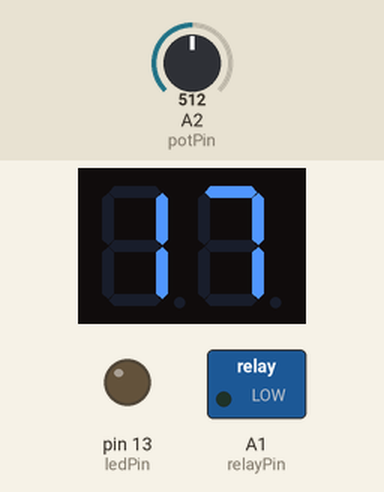
Bench run of a sketch on a simulated Arduino Uno, built with avr-gcc and run on an emulated ATmega328P. Shown: 2-digit seven-segment display, switched loads named in the sketch (green lamp = pin HIGH), output pins drawn as LEDs (lit = HIGH). Inputs (shaded band) come from the test bench; at power-on: A2 (potPin) = 512.

Above: at 1.2 s.
1.3 s: A2 (potPin) set to 716
At 1.7 s:
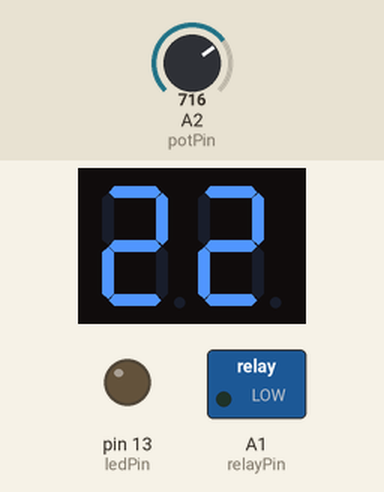
2.8 s: A2 (potPin) set to 43
At 4.0 s:
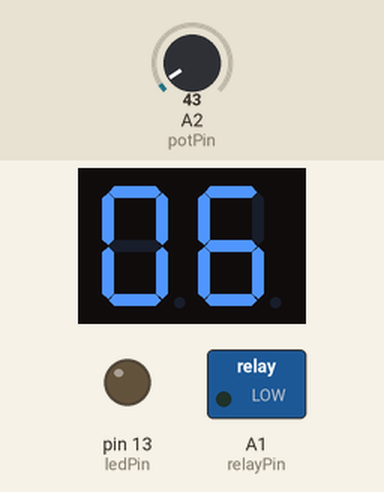
4.3 s: A2 (potPin) set to 35
At 5.7 s:
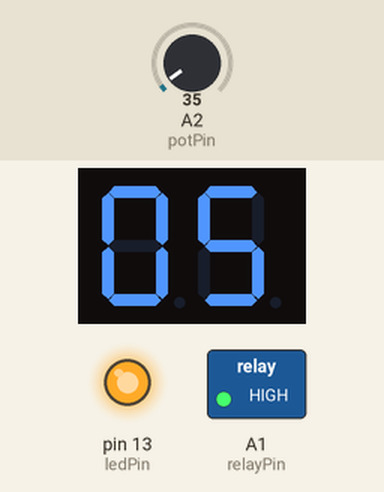
Timing chart, 0 to 11.5 s (numbered marks = the images above; inputs shaded):
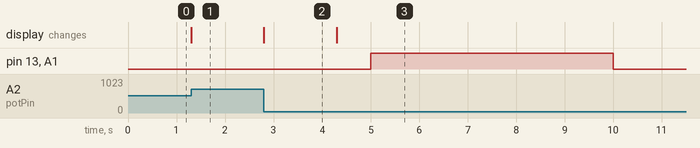

The sketch:

espressobot.ino
```cpp
#include "SevSeg.h" // Necessary library for seven segment display

SevSeg sevseg; // Initialize seven segment display

long duration = 5000; // initialize the duration to grind
long potValue = 0;    // initialize the potentiometer value
int relayState = LOW; // relayState used to set the LED

// constants won't change. Used here to set pin numbers:
const int potPin = 2;           // select the input pin for the potentiometer
const int relayPin = A1;        // select the input pin for the potentiometer
const int ledPin = LED_BUILTIN; // (optional for visual feedback) the number of the LED pin

// Generally, you should use "unsigned long" for variables that hold time
// The value will quickly become too large for an int to store
unsigned long previousMillis = 0; // will store last time LED was updated

void setup()
{
  Serial.begin(115200);

  // set the digital pin as output:
  pinMode(ledPin, OUTPUT); // (optional for visual feedback)
  pinMode(relayPin, OUTPUT);

  byte numDigits = 2; // Here we set the number of digits for our seven segment display
  byte digitPins[] = {4, 5, 2, 3};
  byte segmentPins[] = {6, 7, 8, 9, 10, 11, 12, 13};
  bool resistorsOnSegments = false;     // 'false' means resistors are on digit pins
  byte hardwareConfig = COMMON_CATHODE; // See README.md of SevSeg for options
  bool updateWithDelays = false;        // Default 'false' is Recommended
  bool leadingZeros = false;            // Use 'true' if you'd like to keep the leading zeros
  bool disableDecPoint = true;          // Use 'true' if your decimal point doesn't exist or isn't connected

  sevseg.begin(hardwareConfig, numDigits, digitPins, segmentPins, resistorsOnSegments,
               updateWithDelays, leadingZeros, disableDecPoint);
  sevseg.setBrightness(90);
}

// Convert the duration into seconds to display it
int durationInSeconds()
{
  return duration / 1000;
}

void loop()
{
  // here is where you'd put code that needs to be running all the time.

  potValue = analogRead(potPin); // Value of the poti

  duration = (potValue / 40) * 1000 + 5000; // Do the math for a range of 5-30 Seconds

  sevseg.setNumber(durationInSeconds(), 4); // Set the number to be displayed, the parameter '4' defines where to set the decimal point 4 = no decimal point

  sevseg.refreshDisplay(); // This is what actually displays the number

  unsigned long currentMillis = millis(); // Set current time

  if (currentMillis - previousMillis >= duration)
  {

    previousMillis = currentMillis; // Save the last time you triggered the grinder

    // If the LED is off turn it on and vice-versa:
    if (relayState == LOW)
    {
      relayState = HIGH;
    }
    else
    {
      relayState = LOW;
    }

    digitalWrite(ledPin, relayState); // (optional for visual feedback) set the on-board LED with the relayState of the variable:

    digitalWrite(relayPin, relayState); // toggle the grinder relay
  }
}
```

Measured:
- the behaviour switches between 40 and 39 on A2 (potPin) (found by bisection; images 2 and 3)
- after the input at 1.3 s, the display: changes at once (image 1)
- after the input at 2.8 s, the display: changes at once (image 2)
- after the input at 4.3 s, the display: changes at once (image 3)
